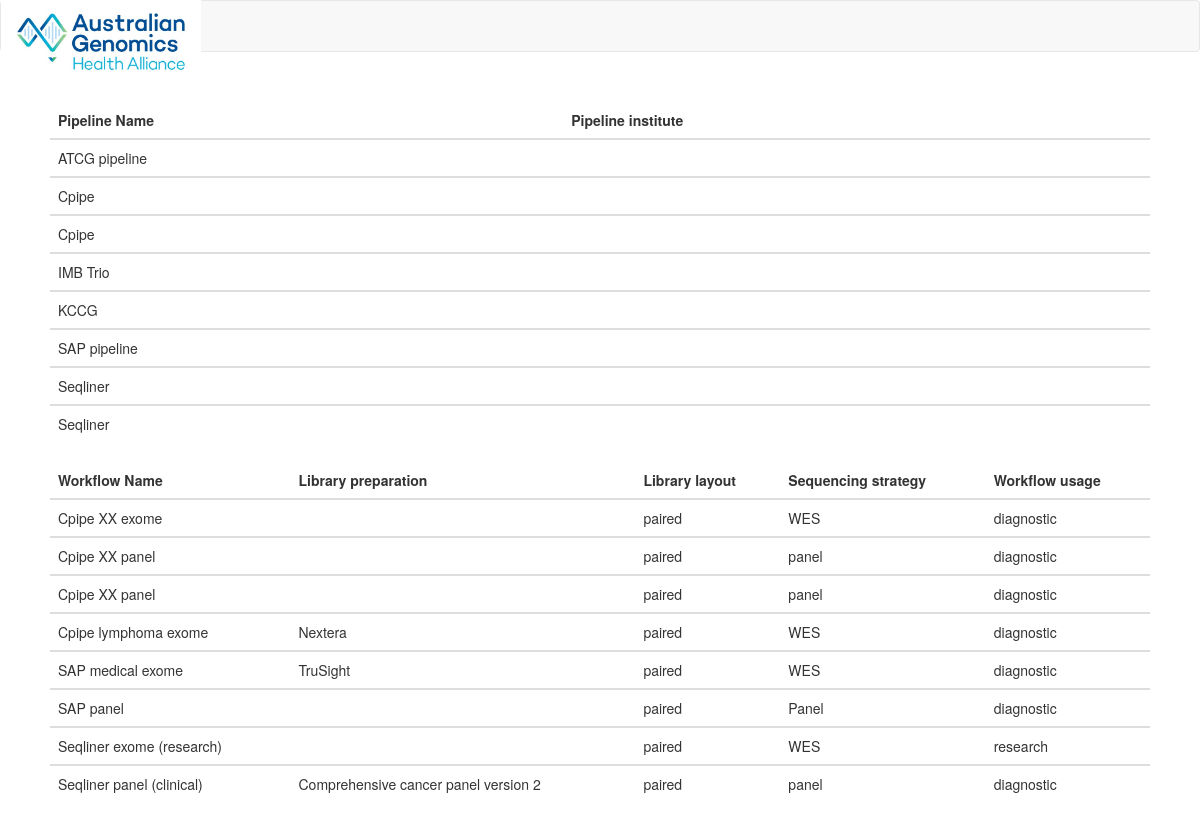
The page /overview.html on the database its author committed.
### __init__.py (models this page shows, shortened)
class Pipeline(db.Model):
    __tablename__ = 'pipeline'
    id = db.Column(db.Integer, primary_key=True, autoincrement=True)
    pipeline_name = db.Column(db.String(100))
    pipeline_provider = db.Column(db.String(200))
    institute_id = db.Column(db.Integer, db.ForeignKey('institute.id'))
    workflow_id = db.relationship('Workflow', backref='pipeline', lazy='dynamic')

class Workflow(db.Model):
    __tablename__ = 'workflow'
    id = db.Column(db.Integer, primary_key=True, autoincrement=True)
    workflow_name = db.Column(db.String(100))
    library_preparation = db.Column(db.String(100))
    library_layout = db.Column(db.String(200))
    sequencing_strategy = db.Column(db.String(50))
    nata_accreditation = db.Column(db.String(50))
    reference_genome = db.Column(db.String(50))
    workflow_usage = db.Column(db.String(50))
    workflow_accession = db.Column(db.VARCHAR(50))
    pipeline_id = db.Column(db.Integer, db.ForeignKey('pipeline.id'))
    flagship_id = db.Column(db.Integer, db.ForeignKey('flagship.id'))
    workflow_desc_id = db.Column(db.Integer, db.ForeignKey('workflow_desc.id'))

### __init__.py (the view)
@app.route('/overview.html', methods=['GET'])
def index():
    pipelinerows = Pipeline.query.order_by(Pipeline.pipeline_name).all()
    workflowrows = Workflow.query.order_by(Workflow.workflow_name).all()
    return render_template('overview.html', title='Overview', pipelinerows=pipelinerows, workflowrows=workflowrows)

### templates/overview.html (shortened to what this page needs)
<!DOCTYPE html>
<html lang="en">
<head>
    <link href="{{ url_for('static', filename='css/bootstrap.min.css') }}", rel="stylesheet">
</head>
<body>
<header>
<nav class="navbar navbar-default">
  <div class="container-fluid">
      <div class ='row'>
         <div class="navbar-header">
             <a class="navbar-brand" href="/">
                 <img style = 'max-width:200px; margin-top: -20px;' src ="{{ url_for('static', filename='images/agha.ico') }}" /</img>
              </a>
        </div>
      </div>
  </div>
</header>
<div class=wrapper>
  <table class="table">
  <thead>
    <tr>
      <th>Pipeline Name</th>
      <th>Pipeline institute</th>
    </tr>
  </thead>
      {% for row in pipelinerows %}
  <tbody>
    <tr>
      <td>{{ row.pipeline_name }}</td>
      <td>{{ row.pipeline_institute}}</td>
    </tr>
        {% endfor %}
</div>
<div class=container>
  <table class="table">
  <thead>
    <tr>
      <th>Workflow Name</th>
      <th>Library preparation</th>
        <th>Library layout</th>
        <th>Sequencing strategy</th>
        <th>Workflow usage</th>
    </tr>
  </thead>
      {% for row in workflowrows %}
  <tbody>
    <tr>
      <td>{{ row.workflow_name }}</td>
      <td>{{ row.library_preparation}}</td>
      <td>{{ row.library_layout}}</td>
      <td>{{ row.sequencing_strategy}}</td>
      <td>{{ row.workflow_usage}}</td>
    </tr>
        {% endfor %}
</div>
</body>
</html>

### templates/overview.html (style rules this page uses)
.wrapper { margin-top: 50px; margin-left: 50px; margin-right: 50px; }

### rows shown on the page
Pipeline: pipeline_name "ATCG pipeline"
Pipeline: pipeline_name "Cpipe"
Pipeline: pipeline_name "Cpipe"
Pipeline: pipeline_name "IMB Trio"
Pipeline: pipeline_name "KCCG"
Pipeline: pipeline_name "SAP pipeline"
Pipeline: pipeline_name "Seqliner"
Pipeline: pipeline_name "Seqliner"
Workflow: workflow_name "Cpipe XX exome", library_layout "paired", sequencing_strategy "WES", workflow_usage "diagnostic"
Workflow: workflow_name "Cpipe XX panel", library_layout "paired", sequencing_strategy "panel", workflow_usage "diagnostic"
Workflow: workflow_name "Cpipe XX panel", library_layout "paired", sequencing_strategy "panel", workflow_usage "diagnostic"
Workflow: workflow_name "Cpipe lymphoma exome", library_preparation "Nextera", library_layout "paired", sequencing_strategy "WES", workflow_usage "diagnostic"
Workflow: workflow_name "SAP medical exome", library_preparation "TruSight", library_layout "paired", sequencing_strategy "WES", workflow_usage "diagnostic"
Workflow: workflow_name "SAP panel", library_layout "paired", sequencing_strategy "Panel", workflow_usage "diagnostic"
Workflow: workflow_name "Seqliner exome (research)", library_layout "paired", sequencing_strategy "WES", workflow_usage "research"
Workflow: workflow_name "Seqliner panel (clinical)", library_preparation "Comprehensive cancer panel version 2", library_layout "paired", sequencing_strategy "panel", workflow_usage "diagnostic"
